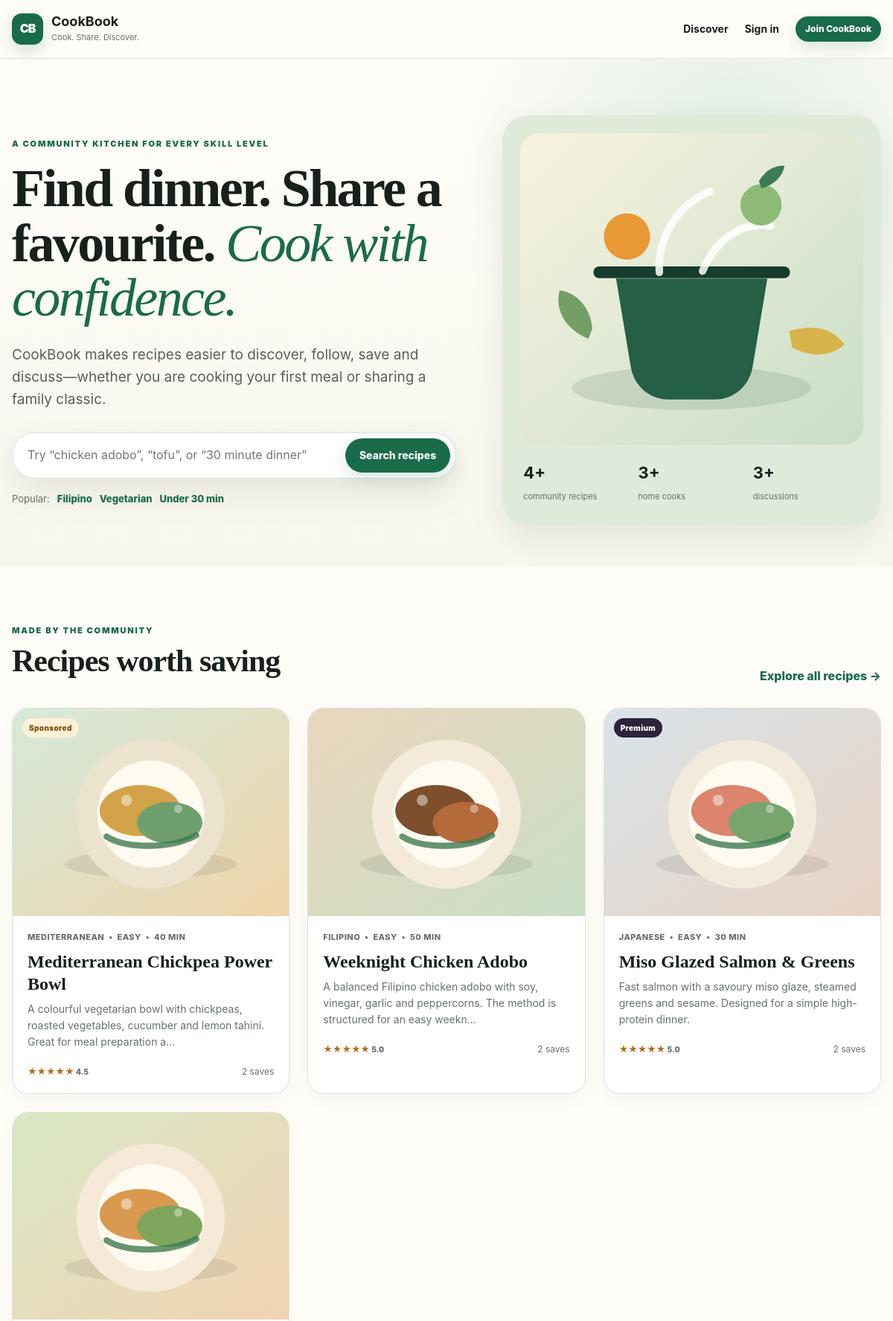
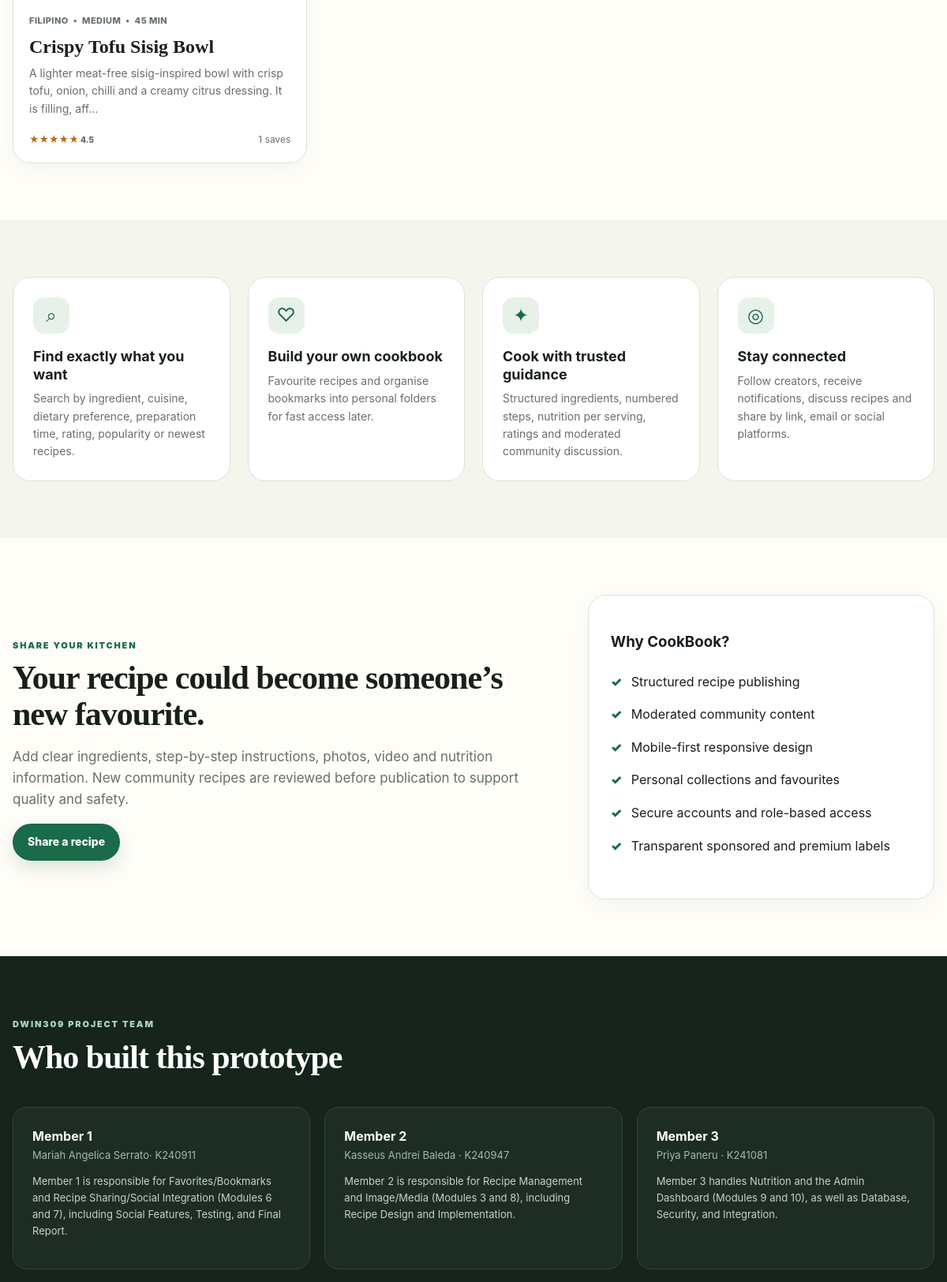
The page / (upper part) on the database its author committed (2 pictures, top to bottom).
### tables this page shows
CREATE TABLE recipes (
    id INT UNSIGNED AUTO_INCREMENT PRIMARY KEY,
    author_id INT UNSIGNED NOT NULL,
    title VARCHAR(150) NOT NULL,
    slug VARCHAR(190) NOT NULL UNIQUE,
    description TEXT NOT NULL,
    cuisine VARCHAR(80) NOT NULL,
    category VARCHAR(80) NOT NULL,
    difficulty ENUM('Easy','Medium','Hard') NOT NULL DEFAULT 'Easy',
    prep_minutes SMALLINT UNSIGNED NOT NULL DEFAULT 0,
    cook_minutes SMALLINT UNSIGNED NOT NULL DEFAULT 0,
    servings SMALLINT UNSIGNED NOT NULL DEFAULT 1,
    cover_image VARCHAR(255) NULL,
    video_url VARCHAR(500) NULL,
    status ENUM('pending','approved','rejected') NOT NULL DEFAULT 'pending',
    is_sponsored TINYINT(1) NOT NULL DEFAULT 0,
    is_premium TINYINT(1) NOT NULL DEFAULT 0,
    views INT UNSIGNED NOT NULL DEFAULT 0,
    published_at DATETIME NULL,
    created_at TIMESTAMP NOT NULL DEFAULT CURRENT_TIMESTAMP,
    updated_at TIMESTAMP NOT NULL DEFAULT CURRENT_TIMESTAMP ON UPDATE CURRENT_TIMESTAMP,
    CONSTRAINT fk_recipes_author FOREIGN KEY (author_id) REFERENCES users(id) ON DELETE CASCADE,
    INDEX idx_recipes_status_publish (status, published_at),
    INDEX idx_recipes_discovery (cuisine, category, difficulty),
    FULLTEXT INDEX ft_recipe_text (title, description)
);

### includes/functions.php (called while the page is built, shortened)
<?php
require_once __DIR__ . '/../config/db.php';
function url(string $path = ''): string
{
    return APP_BASE . ($path !== '' ? '/' . ltrim($path, '/') : '');
}
function e(?string $value): string
{
    return htmlspecialchars((string)$value, ENT_QUOTES, 'UTF-8');
}
function current_user(): ?array
{
    return $_SESSION['user'] ?? null;
}
function is_logged_in(): bool
{
    return current_user() !== null;
}
function recipe_image(?string $path): string
{
    if ($path) {
        return url(ltrim($path, '/'));
    }
    return url('assets/images/recipe-placeholder.svg');
}
function stars(float $rating): string
{
    $rounded = (int)round($rating);
    return str_repeat('★', $rounded) . str_repeat('☆', max(0, 5 - $rounded));
}

### config/db.php (called while the page is built, shortened)
<?php
function db(): PDO
{
    static $pdo = null;
    if ($pdo instanceof PDO) {
        return $pdo;
    }
    $dsn = sprintf('mysql:host=%s;port=%d;dbname=%s;charset=utf8mb4', DB_HOST, DB_PORT, DB_NAME);
    $pdo = new PDO($dsn, DB_USER, DB_PASS, [
        PDO::ATTR_ERRMODE => PDO::ERRMODE_EXCEPTION,
        PDO::ATTR_DEFAULT_FETCH_MODE => PDO::FETCH_ASSOC,
        PDO::ATTR_EMULATE_PREPARES => false,
    ]);
    return $pdo;
}

### classes/RecipeRepository.php (called while the page is built, shortened)
<?php
require_once __DIR__ . '/../config/db.php';
final class RecipeRepository
{
    private string $summarySql = '
        SELECT r.*,
               (r.prep_minutes + r.cook_minutes) AS total_minutes,
               u.display_name AS author_name,
               u.profile_image AS author_image,
               COALESCE(AVG(rt.rating), 0) AS avg_rating,
               COUNT(DISTINCT rt.id) AS rating_count,
               COUNT(DISTINCT f.id) AS favorite_count
        FROM recipes r
        JOIN users u ON u.id = r.author_id
        LEFT JOIN ratings rt ON rt.recipe_id = r.id
        LEFT JOIN favorites f ON f.recipe_id = r.id
    ';
    public function featured(int $limit = 6): array
    {
        $sql = $this->summarySql . '
            WHERE r.status = "approved"
            GROUP BY r.id
            ORDER BY r.is_sponsored DESC, favorite_count DESC, avg_rating DESC, r.published_at DESC
            LIMIT ' . max(1, min($limit, 12));
        return db()->query($sql)->fetchAll();
    }
}

### includes/recipe_card.php (the view, shortened to what this page needs)
<article class="recipe-card">
    <a class="recipe-media" href="<?= e(url('recipe.php?id=' . (int)$recipe['id'])) ?>">
        <img src="<?= e(recipe_image($recipe['cover_image'] ?? null)) ?>" alt="<?= e($recipe['title']) ?>">
        <?php if (!empty($recipe['is_sponsored'])): ?><span class="pill sponsored">Sponsored</span><?php endif; ?>
        <?php if (!empty($recipe['is_premium'])): ?><span class="pill premium">Premium</span><?php endif; ?>
    </a>
    <div class="recipe-card-body">
        <div class="recipe-meta"><span><?= e($recipe['cuisine']) ?></span><span>•</span><span><?= e($recipe['difficulty']) ?></span><span>•</span><span><?= (int)$recipe['total_minutes'] ?> min</span></div>
        <h3><a href="<?= e(url('recipe.php?id=' . (int)$recipe['id'])) ?>"><?= e($recipe['title']) ?></a></h3>
        <p><?= e(mb_strimwidth($recipe['description'], 0, 120, '…')) ?></p>
        <div class="recipe-card-footer">
            <span class="rating" aria-label="Rating <?= number_format((float)$recipe['avg_rating'], 1) ?> out of 5"><?= e(stars((float)$recipe['avg_rating'])) ?> <small><?= number_format((float)$recipe['avg_rating'], 1) ?></small></span>
            <span><?= (int)$recipe['favorite_count'] ?> saves</span>
        </div>
    </div>
</article>

### index.php (shortened to what this page needs)
<?php
require_once __DIR__ . '/includes/functions.php';
require_once __DIR__ . '/classes/RecipeRepository.php';
$repo = new RecipeRepository();
$featured = $repo->featured(6);
$stats = ['recipes' => 0, 'cooks' => 0, 'reviews' => 0];
try {
    $stats['recipes'] = (int)db()->query('SELECT COUNT(*) FROM recipes WHERE status = "approved"')->fetchColumn();
    $stats['cooks'] = (int)db()->query('SELECT COUNT(*) FROM users WHERE role = "user"')->fetchColumn();
    $stats['reviews'] = (int)db()->query('SELECT COUNT(*) FROM comments WHERE status = "approved"')->fetchColumn();
} catch (Throwable $e) {}
require __DIR__ . '/includes/header.php';
?>
<section class="hero">
    <div class="container hero-grid">
        <div class="hero-copy">
            <span class="eyebrow">A community kitchen for every skill level</span>
            <h1>Find dinner. Share a favourite. <em>Cook with confidence.</em></h1>
            <p>CookBook makes recipes easier to discover, follow, save and discuss—whether you are cooking your first meal or sharing a family classic.</p>
            <form class="hero-search" action="<?= e(url('browse.php')) ?>" method="get">
                <input id="home-q" type="search" name="q" placeholder="Try “chicken adobo”, “tofu”, or “30 minute dinner”">
                <button class="button button-primary" type="submit">Search recipes</button>
            </form>
            <div class="quick-links"><span>Popular:</span><a href="<?= e(url('browse.php?cuisine=Filipino')) ?>">Filipino</a><a href="<?= e(url('browse.php?diet=Vegetarian')) ?>">Vegetarian</a><a href="<?= e(url('browse.php?max_minutes=30')) ?>">Under 30 min</a></div>
        </div>
        <div class="hero-panel">
            <img src="<?= e(url('assets/images/hero-cooking.svg')) ?>" alt="Illustration of fresh ingredients and a cooking pot">
            <div class="hero-stat-row">
                <div><strong><?= number_format($stats['recipes']) ?>+</strong><span>community recipes</span></div>
                <div><strong><?= number_format($stats['cooks']) ?>+</strong><span>home cooks</span></div>
                <div><strong><?= number_format($stats['reviews']) ?>+</strong><span>discussions</span></div>
            </div>
        </div>
    </div>
</section>
<section class="section container">
    <div class="section-heading"><div><span class="eyebrow">Made by the community</span><h2>Recipes worth saving</h2></div><a class="text-link" href="<?= e(url('browse.php')) ?>">Explore all recipes →</a></div>
    <div class="recipe-grid">
        <?php foreach ($featured as $recipe) require __DIR__ . '/includes/recipe_card.php'; ?>
    </div>
</section>
<section class="section section-soft">
    <div class="container feature-grid">
        <article><span class="feature-icon">⌕</span><h3>Find exactly what you want</h3><p>Search by ingredient, cuisine, dietary preference, preparation time, rating, popularity or newest recipes.</p></article>
        <article><span class="feature-icon">♡</span><h3>Build your own cookbook</h3><p>Favourite recipes and organise bookmarks into personal folders for fast access later.</p></article>
        <article><span class="feature-icon">✦</span><h3>Cook with trusted guidance</h3><p>Structured ingredients, numbered steps, nutrition per serving, ratings and moderated community discussion.</p></article>
        <article><span class="feature-icon">◎</span><h3>Stay connected</h3><p>Follow creators, receive notifications, discuss recipes and share by link, email or social platforms.</p></article>
    </div>
</section>
<section class="section container split-callout">
    <div><span class="eyebrow">Share your kitchen</span><h2>Your recipe could become someone’s new favourite.</h2><p>Add clear ingredients, step-by-step instructions, photos, video and nutrition information. New community recipes are reviewed before publication to support quality and safety.</p><a class="button button-primary" href="<?= e(is_logged_in() ? url('recipe_form.php') : url('register.php')) ?>">Share a recipe</a></div>
    <div class="mini-card"><h3>Why CookBook?</h3><ul class="check-list"><li>Structured recipe publishing</li><li>Moderated community content</li><li>Mobile-first responsive design</li><li>Personal collections and favourites</li><li>Secure accounts and role-based access</li><li>Transparent sponsored and premium labels</li></ul></div>
</section>
<section class="section section-dark">
    <div class="container">
        <div class="section-heading"><div><span class="eyebrow light">DWIN309 project team</span><h2>Who built this prototype</h2></div></div>
        <div class="team-grid">
            <article><strong>Member 1</strong><span>Mariah Angelica Serrato· K240911</span><p>Member 1 is responsible for Favorites/Bookmarks and Recipe Sharing/Social Integration (Modules 6 and 7), including Social Features, Testing, and Final Report.</p></article>
            <article><strong>Member 2</strong><span>Kasseus Andrei Baleda · K240947</span><p>Member 2 is responsible for Recipe Management and Image/Media (Modules 3 and 8), including Recipe Design and Implementation.</p></article>
            <article><strong>Member 3</strong><span>Priya Paneru · K241081</span><p>Member 3 handles Nutrition and the Admin Dashboard (Modules 9 and 10), as well as Database, Security, and Integration.</p></article>
        </div>
    </div>
</section>
<?php require __DIR__ . '/includes/footer.php'; ?>

### rows shown on the page
recipes: cover_image (picture), is_sponsored "Sponsored", cuisine "MEDITERRANEAN", difficulty "EASY", total_minutes "40", title "Mediterranean Chickpea Power Bowl", description "A colourful vegetarian bowl with chickpeas, roasted vegetables, cucumber and lemon tahini. Great for meal preparation a…", avg_rating "★★★★★", avg_rating "4.5", favorite_count "2"
recipes: cover_image (picture), cuisine "FILIPINO", difficulty "EASY", total_minutes "50", title "Weeknight Chicken Adobo", description "A balanced Filipino chicken adobo with soy, vinegar, garlic and peppercorns. The method is structured for an easy weekn…", avg_rating "★★★★★", avg_rating "5.0", favorite_count "2"
recipes: cover_image (picture), is_premium "Premium", cuisine "JAPANESE", difficulty "EASY", total_minutes "30", title "Miso Glazed Salmon & Greens", description "Fast salmon with a savoury miso glaze, steamed greens and sesame. Designed for a simple high-protein dinner.", avg_rating "★★★★★", avg_rating "5.0", favorite_count "2"
recipes: cover_image (picture), cuisine "FILIPINO", difficulty "MEDIUM", total_minutes "45", title "Crispy Tofu Sisig Bowl", description "A lighter meat-free sisig-inspired bowl with crisp tofu, onion, chilli and a creamy citrus dressing. It is filling, aff…", avg_rating "★★★★★", avg_rating "4.5", favorite_count "1"

### other values the page prints
$stats['recipes'] "4"
$stats['cooks'] "3"
$stats['reviews'] "3"
